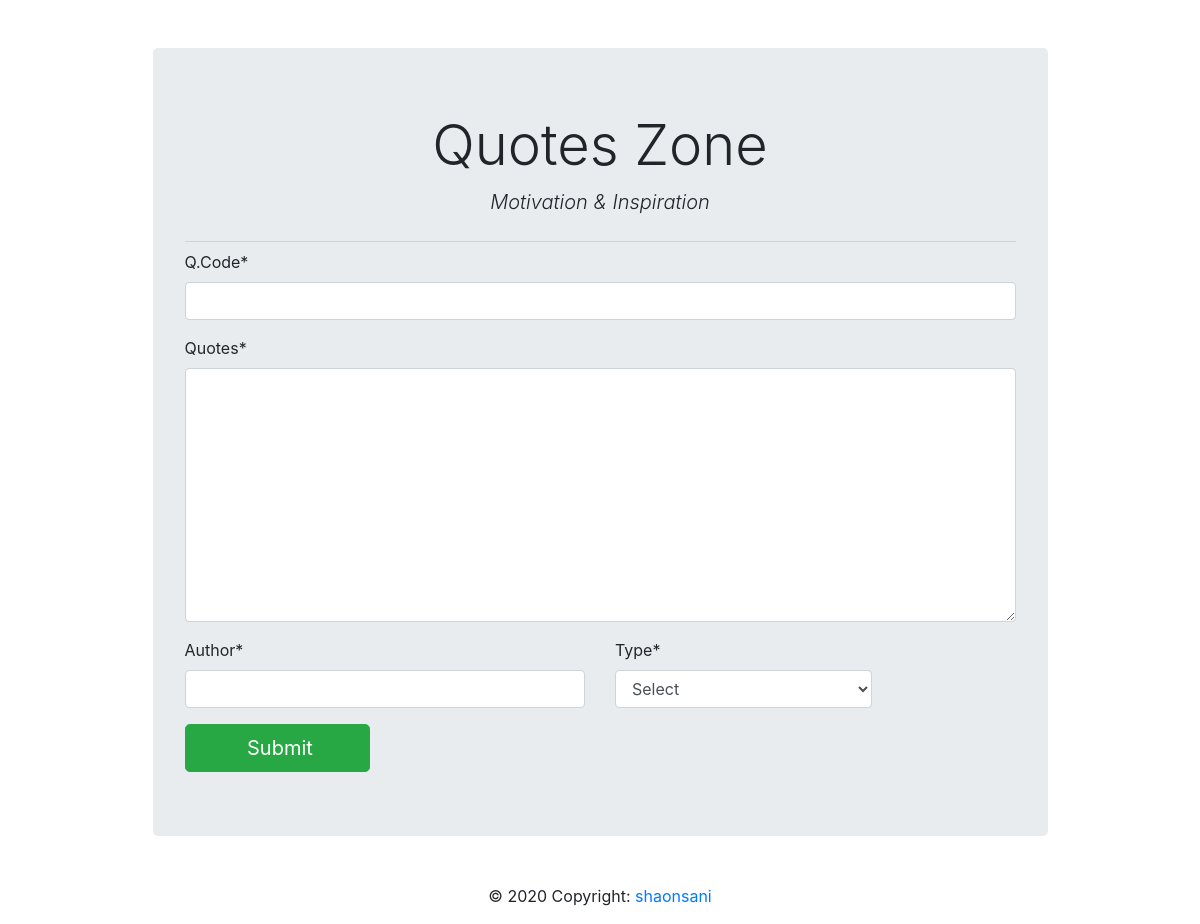
Page /add/ on the earlier database version.
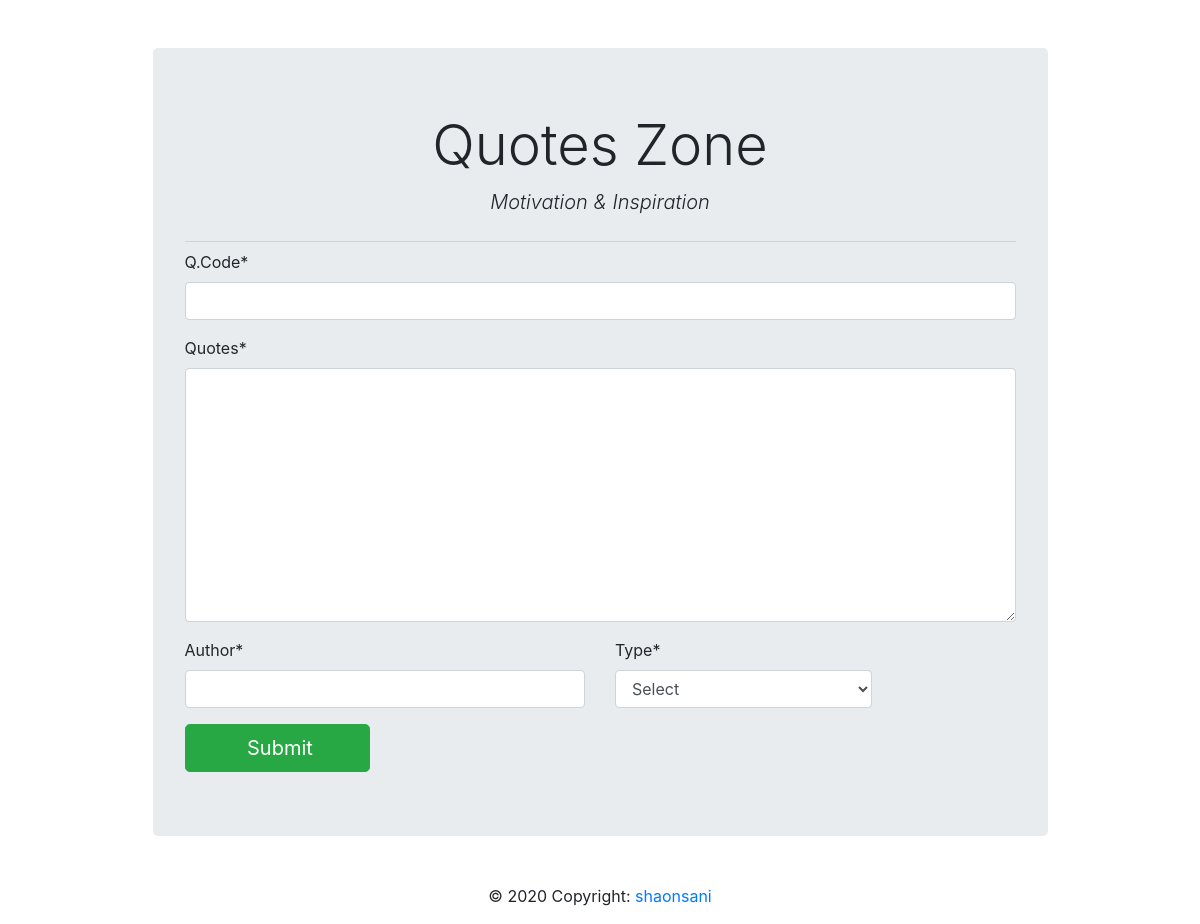
Same page on the later database version.
### Quotes/models.py (models this page shows)
class Catagory(models.Model):
    catagory = models.CharField(max_length=100)
    def __str__(self):
        return self.catagory

### Quotes/views.py (the view, shortened to what this page needs)
# urls.py: path('add/',views.Quotes_form, name='index'),
def Quotes_form(req,id=0):
    para=False
    if req.method =='GET':
        if id==0:                   # This condition is for Insert, when insert id =0
            form =QuotesForm()
        else:                        # This condition is for Update, when update btn click corresponding employee key is passed
            from_database = Quotes.objects.get(pk=id)
            form = QuotesForm(instance=from_database)
            para =True
        dist = {'form':form,'para':para}
        return render(req,'Quotes/quotes_form.html',context=dist)

### Quotes/forms.py
class QuotesForm(forms.ModelForm):
    quotes =forms.CharField( widget=forms.Textarea )
    class Meta:
        model= Quotes
        fields = ('__all__')
        labels={
            'q_code':'Q.Code',
            'author_name':'Author',
            'catagory':'Type',
        }
    def __init__(self,*arg,**kwargs):
        super(QuotesForm,self).__init__(*arg,**kwargs)
        self.fields['catagory'].empty_label='Select'

### Quotes/templates/Quotes/quotes_form.html (shortened to what this page needs)
{% extends 'Quotes/base.html' %}
{% load crispy_forms_tags %}
{% block content %}
<form class="" action="" method="POST" autocomplete="off">
  {{form.q_code|as_crispy_field}}
  {{form.quotes|as_crispy_field}}
  <div class="row">
    <div class="col-md-6">
        {{form.author_name|as_crispy_field}}
    </div>
    <div class="col-md-4">
        {{form.catagory|as_crispy_field}}
    </div>
  </div>
  <div class="row">
    <div class="col-md-3">
      {% if para %}
      <button type="submit"  class="btn btn-success btn-block btn-lg">
      <i class="fas fa-databas" ></i> Update
      </button>
      {% else %}
      <button type="submit"  class="btn btn-success btn-block btn-lg ">
       Submit
      </button>
      {%endif%}
    </div>
  </div>
</form>
{% endblock content %}

Differences in the rows shown:
added Catagory: catagory "Select"
Other differences:
form field catagory: "Select" → (not shown)
